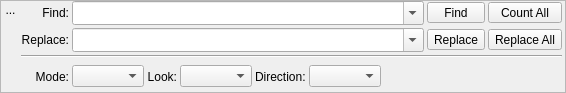
<?xml version="1.0" encoding="UTF-8"?>
<ui version="4.0">
 <class>FindReplace</class>
 <widget class="QWidget" name="FindReplace">
  <property name="geometry">
   <rect>
    <x>0</x>
    <y>0</y>
    <width>566</width>
    <height>93</height>
   </rect>
  </property>
  <property name="sizePolicy">
   <sizepolicy hsizetype="Preferred" vsizetype="Preferred">
    <horstretch>0</horstretch>
    <verstretch>0</verstretch>
   </sizepolicy>
  </property>
  <property name="windowTitle">
   <string>Find &amp; Replace</string>
  </property>
  <layout class="QHBoxLayout" name="horizontalLayout_2">
   <property name="spacing">
    <number>0</number>
   </property>
   <property name="margin">
    <number>0</number>
   </property>
   <item>
    <widget class="QFrame" name="frame">
     <property name="frameShape">
      <enum>QFrame::StyledPanel</enum>
     </property>
     <property name="frameShadow">
      <enum>QFrame::Raised</enum>
     </property>
     <layout class="QHBoxLayout" name="horizontalLayout_3">
      <property name="spacing">
       <number>0</number>
      </property>
      <property name="margin">
       <number>0</number>
      </property>
      <item>
       <layout class="QVBoxLayout" name="verticalLayout">
        <item>
         <widget class="QToolButton" name="close">
          <property name="sizePolicy">
           <sizepolicy hsizetype="Fixed" vsizetype="Fixed">
            <horstretch>0</horstretch>
            <verstretch>0</verstretch>
           </sizepolicy>
          </property>
          <property name="toolTip">
           <string>Hide Find and Replace</string>
          </property>
          <property name="styleSheet">
           <string notr="true">border: 0px;</string>
          </property>
          <property name="text">
           <string>...</string>
          </property>
          <property name="icon">
           <iconset resource="../Resource_Files/main/main.qrc">
            <normaloff>:/main/widget-close-16.png</normaloff>:/main/widget-close-16.png</iconset>
          </property>
          <property name="iconSize">
           <size>
            <width>16</width>
            <height>16</height>
           </size>
          </property>
          <property name="autoRaise">
           <bool>false</bool>
          </property>
          <property name="arrowType">
           <enum>Qt::NoArrow</enum>
          </property>
         </widget>
        </item>
        <item>
         <spacer name="verticalSpacer">
          <property name="orientation">
           <enum>Qt::Vertical</enum>
          </property>
          <property name="sizeHint" stdset="0">
           <size>
            <width>20</width>
            <height>40</height>
           </size>
          </property>
         </spacer>
        </item>
       </layout>
      </item>
      <item>
       <layout class="QGridLayout" name="gridLayout" columnstretch="0,1,0,0">
        <property name="leftMargin">
         <number>0</number>
        </property>
        <property name="topMargin">
         <number>0</number>
        </property>
        <property name="rightMargin">
         <number>3</number>
        </property>
        <property name="spacing">
         <number>3</number>
        </property>
        <item row="0" column="0">
         <widget class="QLabel" name="label">
          <property name="text">
           <string>Find:</string>
          </property>
          <property name="alignment">
           <set>Qt::AlignRight|Qt::AlignTrailing|Qt::AlignVCenter</set>
          </property>
         </widget>
        </item>
        <item row="0" column="1">
         <widget class="QComboBox" name="cbFind">
          <property name="editable">
           <bool>true</bool>
          </property>
          <property name="maxCount">
           <number>15</number>
          </property>
          <property name="sizeAdjustPolicy">
           <enum>QComboBox::AdjustToMinimumContentsLengthWithIcon</enum>
          </property>
          <property name="duplicatesEnabled">
           <bool>false</bool>
          </property>
         </widget>
        </item>
        <item row="0" column="2">
         <widget class="QToolButton" name="findNext">
          <property name="sizePolicy">
           <sizepolicy hsizetype="Expanding" vsizetype="Fixed">
            <horstretch>0</horstretch>
            <verstretch>0</verstretch>
           </sizepolicy>
          </property>
          <property name="toolTip">
           <string>Find next</string>
          </property>
          <property name="styleSheet">
           <string notr="true"/>
          </property>
          <property name="text">
           <string>Find</string>
          </property>
         </widget>
        </item>
        <item row="0" column="3">
         <widget class="QToolButton" name="count">
          <property name="sizePolicy">
           <sizepolicy hsizetype="Expanding" vsizetype="Fixed">
            <horstretch>0</horstretch>
            <verstretch>0</verstretch>
           </sizepolicy>
          </property>
          <property name="toolTip">
           <string>Count all matches</string>
          </property>
          <property name="styleSheet">
           <string notr="true"/>
          </property>
          <property name="text">
           <string>Count All</string>
          </property>
         </widget>
        </item>
        <item row="1" column="0">
         <widget class="QLabel" name="label_2">
          <property name="text">
           <string>Replace:</string>
          </property>
          <property name="alignment">
           <set>Qt::AlignRight|Qt::AlignTrailing|Qt::AlignVCenter</set>
          </property>
         </widget>
        </item>
        <item row="1" column="1">
         <widget class="QComboBox" name="cbReplace">
          <property name="editable">
           <bool>true</bool>
          </property>
          <property name="maxCount">
           <number>15</number>
          </property>
          <property name="sizeAdjustPolicy">
           <enum>QComboBox::AdjustToMinimumContentsLengthWithIcon</enum>
          </property>
          <property name="duplicatesEnabled">
           <bool>false</bool>
          </property>
         </widget>
        </item>
        <item row="1" column="2">
         <widget class="QToolButton" name="replaceNext">
          <property name="toolTip">
           <string>Replace next</string>
          </property>
          <property name="styleSheet">
           <string notr="true"/>
          </property>
          <property name="text">
           <string>Replace</string>
          </property>
         </widget>
        </item>
        <item row="1" column="3">
         <widget class="QToolButton" name="replaceAll">
          <property name="toolTip">
           <string>Replace all</string>
          </property>
          <property name="styleSheet">
           <string notr="true"/>
          </property>
          <property name="text">
           <string>Replace All</string>
          </property>
         </widget>
        </item>
        <item row="2" column="0" colspan="4">
         <widget class="Line" name="line">
          <property name="orientation">
           <enum>Qt::Horizontal</enum>
          </property>
         </widget>
        </item>
        <item row="3" column="0">
         <widget class="QLabel" name="label_4">
          <property name="text">
           <string>Mode:</string>
          </property>
          <property name="alignment">
           <set>Qt::AlignRight|Qt::AlignTrailing|Qt::AlignVCenter</set>
          </property>
         </widget>
        </item>
        <item row="3" column="1" colspan="3">
         <layout class="QHBoxLayout" name="horizontalLayout" stretch="0,0,0,0,0,0,0">
          <item>
           <widget class="QComboBox" name="cbSearchMode"/>
          </item>
          <item>
           <widget class="QLabel" name="label_3">
            <property name="text">
             <string>Look:</string>
            </property>
            <property name="alignment">
             <set>Qt::AlignRight|Qt::AlignTrailing|Qt::AlignVCenter</set>
            </property>
           </widget>
          </item>
          <item>
           <widget class="QComboBox" name="cbLookWhere"/>
          </item>
          <item>
           <widget class="QLabel" name="label_5">
            <property name="text">
             <string>Direction:</string>
            </property>
           </widget>
          </item>
          <item>
           <widget class="QComboBox" name="cbSearchDirection"/>
          </item>
          <item>
           <spacer name="horizontalSpacer">
            <property name="orientation">
             <enum>Qt::Horizontal</enum>
            </property>
            <property name="sizeHint" stdset="0">
             <size>
              <width>40</width>
              <height>20</height>
             </size>
            </property>
           </spacer>
          </item>
          <item>
           <widget class="QLabel" name="message">
            <property name="font">
             <font>
              <weight>75</weight>
              <bold>true</bold>
             </font>
            </property>
            <property name="text">
             <string/>
            </property>
           </widget>
          </item>
         </layout>
        </item>
       </layout>
      </item>
     </layout>
    </widget>
   </item>
  </layout>
 </widget>
 <tabstops>
  <tabstop>cbFind</tabstop>
  <tabstop>cbReplace</tabstop>
  <tabstop>findNext</tabstop>
  <tabstop>replaceNext</tabstop>
  <tabstop>count</tabstop>
  <tabstop>replaceAll</tabstop>
  <tabstop>cbSearchMode</tabstop>
  <tabstop>cbLookWhere</tabstop>
  <tabstop>cbSearchDirection</tabstop>
  <tabstop>close</tabstop>
 </tabstops>
 <resources>
  <include location="../Resource_Files/main/main.qrc"/>
 </resources>
 <connections/>
</ui>
